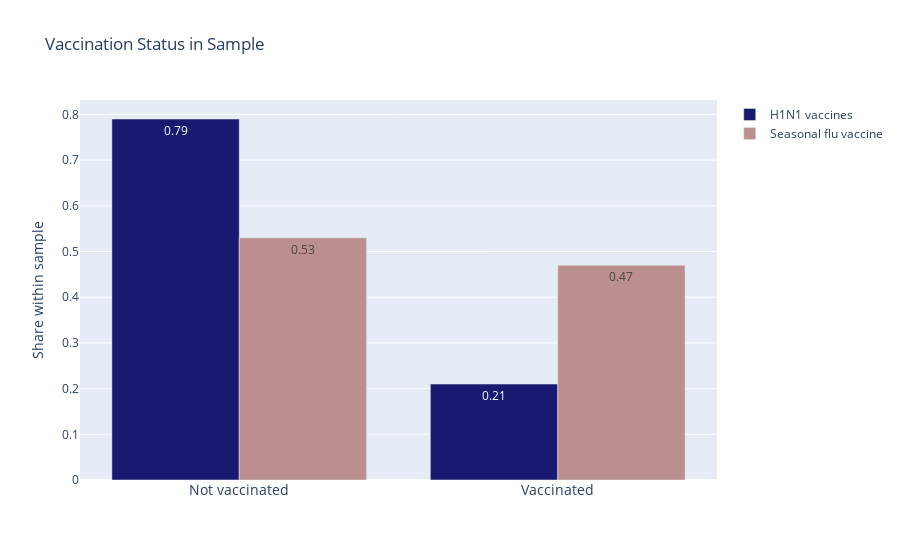

Notebook code cell kept with this figure:
### Code cell
fig = go.Figure()
fig.add_trace(go.Bar(name="H1N1 vaccines", x=df_dist_h1n1.Vacc, y=df_dist_h1n1.counts, 
    marker_color='rgb(25,25,112)', text=df_dist_h1n1.counts,
            textposition='auto'))
fig.add_trace(go.Bar(name="Seasonal flu vaccine", x=df_dist_seas.Vacc, y=df_dist_seas.counts, 
    marker_color='rgb(188,143,143)', text=df_dist_seas.counts,
            textposition='auto'))


fig.layout = dict(title='Vaccination Status in Sample', 
    # This code removes the 3.0 from the plot (which was shown although value was dropped):
    #xaxis = dict(type="category", categoryorder='category ascending')
    )
fig.update_xaxes( 
    ticktext=["Not vaccinated", "Vaccinated"], 
    tickmode='array', tickvals = [0,1],
    tickangle=0,tickfont_size=14
    )
fig.update_yaxes(title='Share within sample')

fig.show()
fig.write_image("../images/distribution_target.png", height=400, width=800)

### Figure 1 — Plotly figure (JSON) as saved in the notebook; plotly's stock layout.template omitted (floating-point values rounded to 4 significant figures)
{"data": [{"marker": {"color": "rgb(25,25,112)"}, "name": "H1N1 vaccines", "text": ["0.79", "0.21"], "textposition": "auto", "type": "bar", "x": [0, 1], "y": [0.79, 0.21]}, {"marker": {"color": "rgb(188,143,143)"}, "name": "Seasonal flu vaccine", "text": ["0.53", "0.47"], "textposition": "auto", "type": "bar", "x": [0, 1], "y": [0.53, 0.47]}], "layout": {"title": {"text": "Vaccination Status in Sample"}, "xaxis": {"tickangle": 0, "tickfont": {"size": 14}, "tickmode": "array", "ticktext": ["Not vaccinated", "Vaccinated"], "tickvals": [0, 1]}, "yaxis": {"title": {"text": "Share within sample"}}}}
